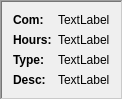
<?xml version="1.0" encoding="UTF-8"?>
<ui version="4.0">
 <class>DayEntry</class>
 <widget class="QFrame" name="DayEntry">
  <property name="geometry">
   <rect>
    <x>0</x>
    <y>0</y>
    <width>109</width>
    <height>96</height>
   </rect>
  </property>
  <property name="windowTitle">
   <string>Form</string>
  </property>
  <property name="frameShape">
   <enum>QFrame::WinPanel</enum>
  </property>
  <property name="frameShadow">
   <enum>QFrame::Sunken</enum>
  </property>
  <layout class="QHBoxLayout" name="horizontalLayout">
   <item>
    <layout class="QFormLayout" name="formLayout">
     <item row="0" column="0">
      <widget class="QLabel" name="label">
       <property name="font">
        <font>
         <weight>75</weight>
         <bold>true</bold>
        </font>
       </property>
       <property name="text">
        <string>Com:</string>
       </property>
      </widget>
     </item>
     <item row="0" column="1">
      <widget class="QLabel" name="companyLabel">
       <property name="text">
        <string>TextLabel</string>
       </property>
      </widget>
     </item>
     <item row="1" column="0">
      <widget class="QLabel" name="label_3">
       <property name="font">
        <font>
         <weight>75</weight>
         <bold>true</bold>
        </font>
       </property>
       <property name="text">
        <string>Hours:</string>
       </property>
      </widget>
     </item>
     <item row="1" column="1">
      <widget class="QLabel" name="hoursLabel">
       <property name="text">
        <string>TextLabel</string>
       </property>
      </widget>
     </item>
     <item row="3" column="0">
      <widget class="QLabel" name="label_2">
       <property name="font">
        <font>
         <weight>75</weight>
         <bold>true</bold>
        </font>
       </property>
       <property name="text">
        <string>Desc:</string>
       </property>
      </widget>
     </item>
     <item row="3" column="1">
      <widget class="QLabel" name="descLabel">
       <property name="text">
        <string>TextLabel</string>
       </property>
      </widget>
     </item>
     <item row="2" column="0">
      <widget class="QLabel" name="label_4">
       <property name="font">
        <font>
         <weight>75</weight>
         <bold>true</bold>
        </font>
       </property>
       <property name="text">
        <string>Type:</string>
       </property>
      </widget>
     </item>
     <item row="2" column="1">
      <widget class="QLabel" name="typeLabel">
       <property name="text">
        <string>TextLabel</string>
       </property>
      </widget>
     </item>
    </layout>
   </item>
  </layout>
 </widget>
 <resources/>
 <connections/>
</ui>
